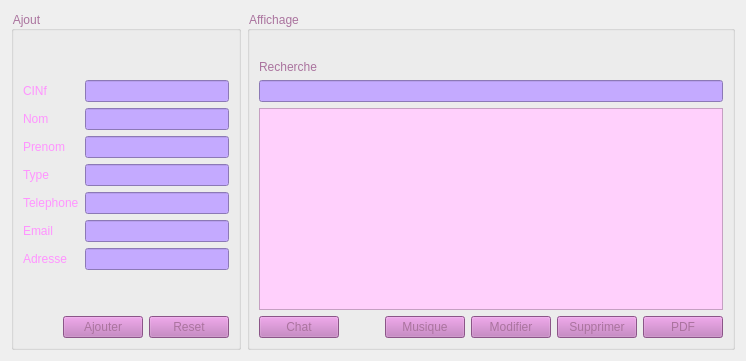
                <widget class="QWidget" name="tab_2">
                 <attribute name="title">
                  <string>Fournisseur</string>
                 </attribute>
                 <layout class="QHBoxLayout" name="horizontalLayout_15">
                  <item>
                   <layout class="QVBoxLayout" name="verticalLayout_31">
                    <item>
                     <widget class="QGroupBox" name="groupBox_6">
                      <property name="styleSheet">
                       <string notr="true">

color: rgb(170, 115, 158);


font: 75 14pt &quot;MS Shell Dlg 2&quot;;
</string>
                      </property>
                      <property name="title">
                       <string>Ajout</string>
                      </property>
                      <layout class="QVBoxLayout" name="verticalLayout_32">
                       <item>
                        <spacer name="horizontalSpacer_7">
                         <property name="orientation">
                          <enum>Qt::Horizontal</enum>
                         </property>
                         <property name="sizeHint" stdset="0">
                          <size>
                           <width>40</width>
                           <height>20</height>
                          </size>
                         </property>
                        </spacer>
                       </item>
                       <item>
                        <spacer name="horizontalSpacer_8">
                         <property name="orientation">
                          <enum>Qt::Horizontal</enum>
                         </property>
                         <property name="sizeHint" stdset="0">
                          <size>
                           <width>40</width>
                           <height>20</height>
                          </size>
                         </property>
                        </spacer>
                       </item>
                       <item>
                        <layout class="QVBoxLayout" name="verticalLayout_33">
                         <item>
                          <layout class="QFormLayout" name="formLayout_4">
                           <item row="0" column="0">
                            <widget class="QLabel" name="label_79">
                             <property name="styleSheet">
                              <string notr="true">font: 75 14pt &quot;MS Shell Dlg 2&quot;;
color: rgb(255, 148, 255);</string>
                             </property>
                             <property name="text">
                              <string>CINf</string>
                             </property>
                            </widget>
                           </item>
                           <item row="7" column="0">
                            <widget class="QLabel" name="label_80">
                             <property name="styleSheet">
                              <string notr="true">font: 75 14pt &quot;MS Shell Dlg 2&quot;;
color: rgb(255, 148, 255);</string>
                             </property>
                             <property name="text">
                              <string>Adresse</string>
                             </property>
                            </widget>
                           </item>
                           <item row="6" column="0">
                            <widget class="QLabel" name="label_81">
                             <property name="styleSheet">
                              <string notr="true">font: 75 14pt &quot;MS Shell Dlg 2&quot;;
color: rgb(255, 148, 255);</string>
                             </property>
                             <property name="text">
                              <string>Email</string>
                             </property>
                            </widget>
                           </item>
                           <item row="1" column="0">
                            <widget class="QLabel" name="label_82">
                             <property name="styleSheet">
                              <string notr="true">font: 75 14pt &quot;MS Shell Dlg 2&quot;;
color: rgb(255, 148, 255);</string>
                             </property>
                             <property name="text">
                              <string>Nom</string>
                             </property>
                            </widget>
                           </item>
                           <item row="2" column="0">
                            <widget class="QLabel" name="label_83">
                             <property name="styleSheet">
                              <string notr="true">font: 75 14pt &quot;MS Shell Dlg 2&quot;;
color: rgb(255, 148, 255);</string>
                             </property>
                             <property name="text">
                              <string>Prenom</string>
                             </property>
                            </widget>
                           </item>
                           <item row="4" column="0">
                            <widget class="QLabel" name="label_84">
                             <property name="styleSheet">
                              <string notr="true">font: 75 14pt &quot;MS Shell Dlg 2&quot;;
color: rgb(255, 148, 255);</string>
                             </property>
                             <property name="text">
                              <string>Telephone</string>
                             </property>
                            </widget>
                           </item>
                           <item row="3" column="0">
                            <widget class="QLabel" name="label_85">
                             <property name="styleSheet">
                              <string notr="true">font: 75 14pt &quot;MS Shell Dlg 2&quot;;
color: rgb(255, 148, 255);</string>
                             </property>
                             <property name="text">
                              <string>Type</string>
                             </property>
                            </widget>
                           </item>
                           <item row="0" column="1">
                            <widget class="QLineEdit" name="cinf">
                             <property name="styleSheet">
                              <string notr="true">
color: rgb(170, 115, 158);
background-color: rgb(196, 170, 255);</string>
                             </property>
                            </widget>
                           </item>
                           <item row="1" column="1">
                            <widget class="QLineEdit" name="nom_3">
                             <property name="styleSheet">
                              <string notr="true">background-color: rgb(196, 170, 255);
color: rgb(170, 115, 158);</string>
                             </property>
                            </widget>
                           </item>
                           <item row="2" column="1">
                            <widget class="QLineEdit" name="prenom_2">
                             <property name="styleSheet">
                              <string notr="true">background-color: rgb(196, 170, 255);
color: rgb(170, 115, 158);</string>
                             </property>
                            </widget>
                           </item>
                           <item row="4" column="1">
                            <widget class="QLineEdit" name="tel">
                             <property name="styleSheet">
                              <string notr="true">background-color: rgb(196, 170, 255);
color: rgb(170, 115, 158);</string>
                             </property>
                            </widget>
                           </item>
                           <item row="6" column="1">
                            <widget class="QLineEdit" name="email_2">
                             <property name="styleSheet">
                              <string notr="true">background-color: rgb(196, 170, 255);
color: rgb(170, 115, 158);</string>
                             </property>
                            </widget>
                           </item>
                           <item row="7" column="1">
                            <widget class="QLineEdit" name="adresse">
                             <property name="styleSheet">
                              <string notr="true">background-color: rgb(196, 170, 255);
color: rgb(170, 115, 158);</string>
                             </property>
                            </widget>
                           </item>
                           <item row="3" column="1">
                            <widget class="QLineEdit" name="type_2">
                             <property name="styleSheet">
                              <string notr="true">background-color: rgb(196, 170, 255);
color: rgb(170, 115, 158);</string>
                             </property>
                            </widget>
                           </item>
                          </layout>
                         </item>
                        </layout>
                       </item>
                       <item>
                        <spacer name="verticalSpacer_46">
                         <property name="orientation">
                          <enum>Qt::Vertical</enum>
                         </property>
                         <property name="sizeHint" stdset="0">
                          <size>
                           <width>20</width>
                           <height>40</height>
                          </size>
                         </property>
                        </spacer>
                       </item>
                       <item>
                        <layout class="QHBoxLayout" name="horizontalLayout_16">
                         <item>
                          <spacer name="horizontalSpacer_9">
                           <property name="orientation">
                            <enum>Qt::Horizontal</enum>
                           </property>
                           <property name="sizeHint" stdset="0">
                            <size>
                             <width>40</width>
                             <height>20</height>
                            </size>
                           </property>
                          </spacer>
                         </item>
                         <item>
                          <widget class="QPushButton" name="ajout2">
                           <property name="styleSheet">
                            <string notr="true">background-color: rgb(194, 119, 190);

font: 75 11pt &quot;MS Shell Dlg 2&quot;;


color: rgb(170, 115, 158);
</string>
                           </property>
                           <property name="text">
                            <string>Ajouter</string>
                           </property>
                          </widget>
                         </item>
                         <item>
                          <widget class="QPushButton" name="reset_Fou">
                           <property name="styleSheet">
                            <string notr="true">background-color: rgb(194, 119, 190);

font: 75 11pt &quot;MS Shell Dlg 2&quot;;


color: rgb(170, 115, 158);
</string>
                           </property>
                           <property name="text">
                            <string>Reset</string>
                           </property>
                          </widget>
                         </item>
                        </layout>
                       </item>
                      </layout>
                     </widget>
                    </item>
                   </layout>
                  </item>
                  <item>
                   <layout class="QVBoxLayout" name="verticalLayout_34">
                    <item>
                     <widget class="QGroupBox" name="groupBox_7">
                      <property name="styleSheet">
                       <string notr="true">

color: rgb(170, 115, 158);


font: 75 14pt &quot;MS Shell Dlg 2&quot;;
</string>
                      </property>
                      <property name="title">
                       <string>Affichage</string>
                      </property>
                      <layout class="QHBoxLayout" name="horizontalLayout_28">
                       <item>
                        <layout class="QVBoxLayout" name="verticalLayout_35">
                         <item>
                          <widget class="QLabel" name="label_86">
                           <property name="text">
                            <string/>
                           </property>
                          </widget>
                         </item>
                         <item>
                          <widget class="QLabel" name="label_87">
                           <property name="text">
                            <string>Recherche</string>
                           </property>
                          </widget>
                         </item>
                         <item>
                          <widget class="QLineEdit" name="recherche">
                           <property name="cursor">
                            <cursorShape>IBeamCursor</cursorShape>
                           </property>
                           <property name="styleSheet">
                            <string notr="true">background-color: rgb(196, 170, 255);
color: rgb(170, 115, 158);</string>
                           </property>
                          </widget>
                         </item>
                         <item>
                          <widget class="QTableView" name="tab_fou">
                           <property name="styleSheet">
                            <string notr="true">background-color: rgb(255, 208, 252);
color: rgb(130, 206, 214);
</string>
                           </property>
                          </widget>
                         </item>
                         <item>
                          <layout class="QHBoxLayout" name="horizontalLayout_29">
                           <item>
                            <widget class="QPushButton" name="pushButton_7">
                             <property name="whatsThis">
                              <string>&lt;html&gt;&lt;head/&gt;&lt;body&gt;&lt;p&gt;chat&lt;/p&gt;&lt;/body&gt;&lt;/html&gt;</string>
                             </property>
                             <property name="styleSheet">
                              <string notr="true">background-color: rgb(194, 119, 190);

font: 75 11pt &quot;MS Shell Dlg 2&quot;;


color: rgb(170, 115, 158);



</string>
                             </property>
                             <property name="text">
                              <string>Chat</string>
                             </property>
                            </widget>
                           </item>
                           <item>
                            <spacer name="horizontalSpacer_10">
                             <property name="orientation">
                              <enum>Qt::Horizontal</enum>
                             </property>
                             <property name="sizeHint" stdset="0">
                              <size>
                               <width>40</width>
                               <height>20</height>
                              </size>
                             </property>
                            </spacer>
                           </item>
                           <item>
                            <widget class="QPushButton" name="musique_fournisseur">
                             <property name="styleSheet">
                              <string notr="true">background-color: rgb(194, 119, 190);

font: 75 11pt &quot;MS Shell Dlg 2&quot;;


color: rgb(170, 115, 158);
</string>
                             </property>
                             <property name="text">
                              <string>Musique</string>
                             </property>
                            </widget>
                           </item>
                           <item>
                            <widget class="QPushButton" name="modifier_F">
                             <property name="styleSheet">
                              <string notr="true">background-color: rgb(194, 119, 190);

font: 75 11pt &quot;MS Shell Dlg 2&quot;;


color: rgb(170, 115, 158);
</string>
                             </property>
                             <property name="text">
                              <string>Modifier</string>
                             </property>
                             <property name="checkable">
                              <bool>true</bool>
                             </property>
                            </widget>
                           </item>
                           <item>
                            <widget class="QPushButton" name="pb_supp2">
                             <property name="styleSheet">
                              <string notr="true">background-color: rgb(194, 119, 190);

font: 75 11pt &quot;MS Shell Dlg 2&quot;;


color: rgb(170, 115, 158);
</string>
                             </property>
                             <property name="text">
                              <string>Supprimer</string>
                             </property>
                            </widget>
                           </item>
                           <item>
                            <widget class="QPushButton" name="imp_F">
                             <property name="styleSheet">
                              <string notr="true">background-color: rgb(194, 119, 190);

font: 75 11pt &quot;MS Shell Dlg 2&quot;;


color: rgb(170, 115, 158);
</string>
                             </property>
                             <property name="text">
                              <string>PDF</string>
                             </property>
                            </widget>
                           </item>
                          </layout>
                         </item>
                         <item>
                          <layout class="QVBoxLayout" name="verticalLayout_36"/>
                         </item>
                        </layout>
                       </item>
                      </layout>
                     </widget>
                    </item>
                   </layout>
                  </item>
                 </layout>
                </widget>
